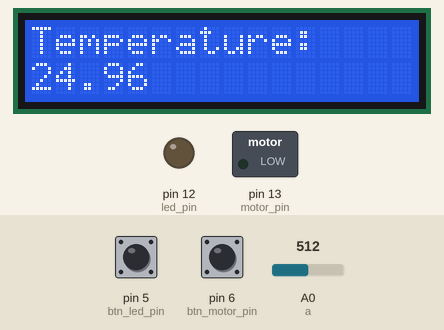
This sketch was run on a simulated Arduino Uno, built with avr-gcc and run on an emulated ATmega328P. On the bench: 16×2 character LCD, switched loads named in the sketch (green lamp = pin HIGH), output pins drawn as LEDs (lit = HIGH). The inputs (shaded band) are chosen by the test bench; at power-on: A0 (a) = 512, pin 6 (btn_motor_pin) HIGH, pin 5 (btn_led_pin) HIGH.

Above: at 3.2 s.
3.3 s: A0 (a) set to 558
At 4.1 s:
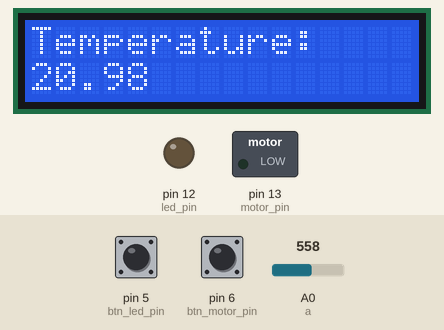
4.9 s: A0 (a) set to 587
At 6.5 s:
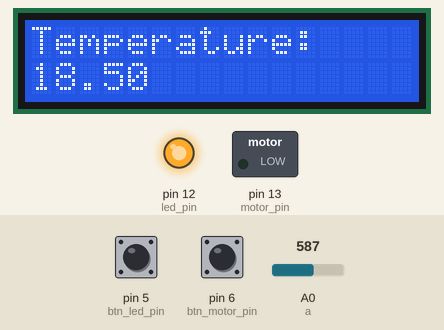
6.8 s: pin 6 (btn_motor_pin) pulled LOW for 0.15 s
At 7.1 s:
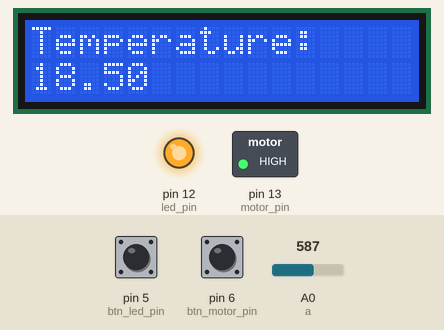
8.4 s: pin 5 (btn_led_pin) pulled LOW for 0.15 s
At 8.49 s:
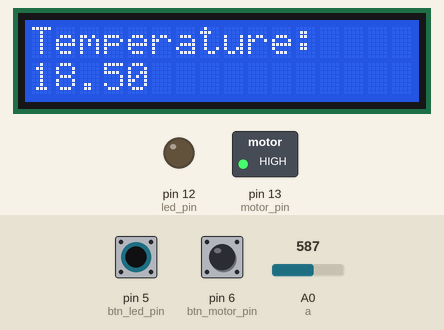
10.0 s: A0 (a) set to 511
At 11.3 s:
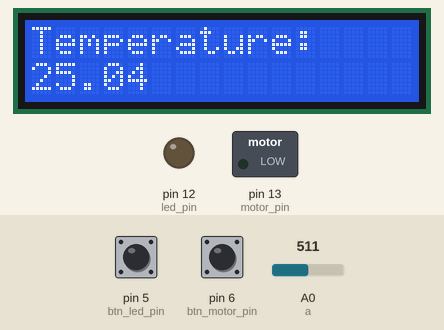
11.9 s: pin 5 (btn_led_pin) pulled LOW for 1 s
At 12.12 s:
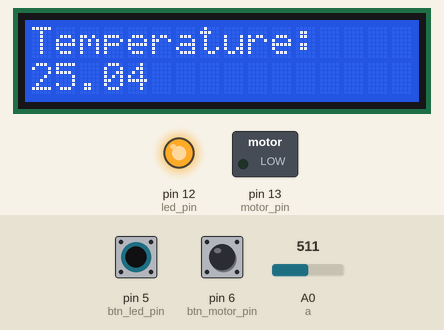
Timing chart, 0 to 14.9 s (numbered marks = the images above; inputs shaded):
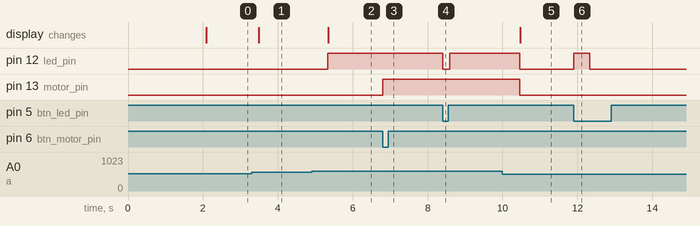

The sketch:

sketch_nov1a.ino
```cpp
#include <Wire.h>
#include <LiquidCrystal_I2C.h>

#define RT0 10000
#define B 3977
float a = A0;

const short btn_led_pin = 5, btn_motor_pin = 6, led_pin = 12, motor_pin = 13;
short btn_motor_last_state = HIGH, btn_led_last_state = HIGH;
short btn_motor_curr_state, btn_led_curr_state;
short motor_state = LOW, led_state = LOW;
short count = 0;

#define VCC 5
#define R 10000

float RT, VR, ln, Temp, T0, Read;

LiquidCrystal_I2C lcd(0x27,16,2);

void setup() {
  lcd.init();
  lcd.backlight();
  lcd.print("Hello!");
  pinMode(a, INPUT);
  T0 = 25 + 273.15;
  delay(2000);
  lcd.clear();

  pinMode(motor_pin, OUTPUT);
  pinMode(led_pin, OUTPUT);
  pinMode(btn_motor_pin, INPUT_PULLUP);
  pinMode(btn_led_pin, INPUT_PULLUP);

  float curr_temp = set_temp();
  print_temp(curr_temp);
}

void set_motor_by_btn() {
  btn_motor_curr_state = digitalRead(btn_motor_pin);
  if (btn_motor_curr_state == LOW && btn_motor_last_state == HIGH) {
    motor_state = !motor_state;
    digitalWrite(motor_pin, motor_state);
  }
  btn_motor_last_state = btn_motor_curr_state;
}

void set_led_by_btn() {
  btn_led_curr_state = digitalRead(btn_led_pin);
  if (btn_led_curr_state == LOW && btn_led_last_state == HIGH) {
    led_state = !led_state;
    digitalWrite(led_pin, led_state);
  }
  btn_led_last_state = btn_led_curr_state;
}

void print_temp(float Temp) {
  lcd.setCursor(0,0);
  lcd.print("Temperature: ");
  lcd.setCursor(0,1);
  lcd.print(Temp);
}

float set_temp() {
  Read = analogRead(a);
  Read = (5.00 / 1023.00) * Read;
  VR = VCC - Read;
  RT = Read / (VR / R);

  ln = log(RT / RT0);
  Temp = (1 / ((ln / B) + (1 / T0)));
  Temp = Temp - 273.15;
  return Temp;
}

void control_devices_by_temp(float Temp) {
  if (Temp >= 33.00 && motor_state == LOW) {
    motor_state = HIGH;
    digitalWrite(motor_pin, motor_state);
  }
  else if (Temp <= 20.00 && led_state == LOW) {
    led_state = HIGH;
    digitalWrite(led_pin, led_state);
  }
  else if (Temp > 22.00 && Temp < 30.00) {
    led_state = LOW;
    motor_state = LOW;
    digitalWrite(led_pin, led_state);
    digitalWrite(motor_pin, motor_state);
  }
}

void loop() {
  count++;
  if (count > 30000) {
    float curr_temp = set_temp();
    control_devices_by_temp(curr_temp);
    print_temp(curr_temp);
    count = 0;
  }

  set_motor_by_btn();
  set_led_by_btn();
}
```

Measured:
- the behaviour switches between 569 and 570 on A0 (a) (found by bisection; images 1 and 2)
- after the input at 3.3 s, the display: changes after 0.19 s (image 1)
- after the input at 4.9 s, pin 12 (led_pin): LOW → HIGH after 0.43 s; the display: changes after 0.45 s (image 2)
- after the input at 6.8 s, pin 13 (motor_pin): LOW → HIGH at once
- after the input at 8.4 s, pin 12 (led_pin): HIGH → LOW at once, → HIGH 0.20 s later
- after the input at 10.0 s, pin 12 (led_pin), pin 13 (motor_pin): HIGH → LOW after 0.46 s; the display: changes after 0.48 s (image 5)
- after the input at 11.9 s, pin 12 (led_pin): LOW → HIGH at once, → LOW 0.43 s later
